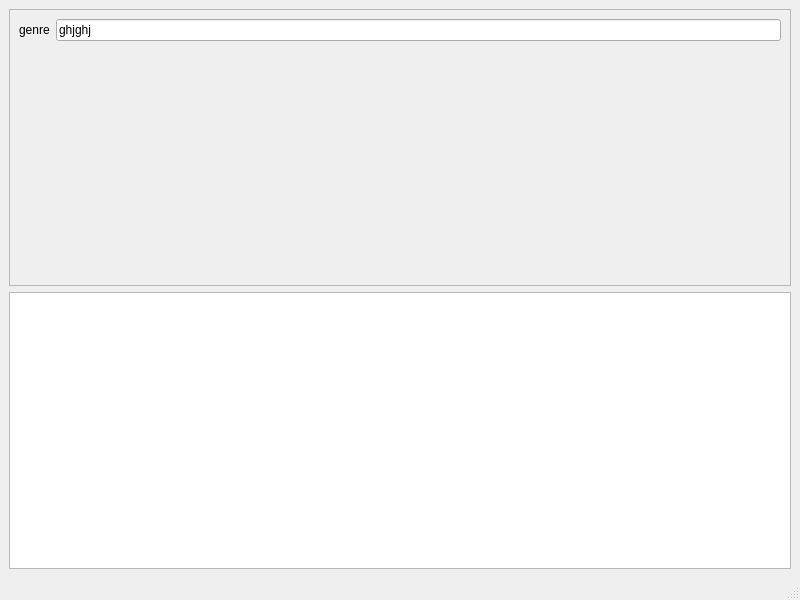
<?xml version="1.0" encoding="UTF-8"?>
<ui version="4.0">
 <class>LB1_editForm</class>
 <widget class="QMainWindow" name="LB1_editForm">
  <property name="enabled">
   <bool>true</bool>
  </property>
  <property name="geometry">
   <rect>
    <x>0</x>
    <y>0</y>
    <width>800</width>
    <height>600</height>
   </rect>
  </property>
  <property name="windowTitle">
   <string>MainWindow</string>
  </property>
  <widget class="QWidget" name="centralwidget">
   <layout class="QVBoxLayout" name="verticalLayout">
    <item>
     <widget class="QScrollArea" name="scrollArea">
      <property name="widgetResizable">
       <bool>true</bool>
      </property>
      <widget class="QWidget" name="scrollAreaWidgetContents">
       <property name="geometry">
        <rect>
         <x>0</x>
         <y>0</y>
         <width>780</width>
         <height>265</height>
        </rect>
       </property>
       <layout class="QFormLayout" name="formLayout">
        <item row="0" column="0">
         <widget class="QLabel" name="label">
          <property name="enabled">
           <bool>true</bool>
          </property>
          <property name="text">
           <string>genre</string>
          </property>
         </widget>
        </item>
        <item row="0" column="1">
         <widget class="QLineEdit" name="lineEdit">
          <property name="enabled">
           <bool>true</bool>
          </property>
          <property name="text">
           <string>ghjghj</string>
          </property>
          <property name="readOnly">
           <bool>false</bool>
          </property>
         </widget>
        </item>
       </layout>
      </widget>
     </widget>
    </item>
    <item>
     <widget class="QTableView" name="tableView">
      <property name="enabled">
       <bool>true</bool>
      </property>
     </widget>
    </item>
   </layout>
  </widget>
  <widget class="QMenuBar" name="menubar">
   <property name="geometry">
    <rect>
     <x>0</x>
     <y>0</y>
     <width>800</width>
     <height>21</height>
    </rect>
   </property>
  </widget>
  <widget class="QStatusBar" name="statusbar"/>
 </widget>
 <resources/>
 <connections/>
</ui>
